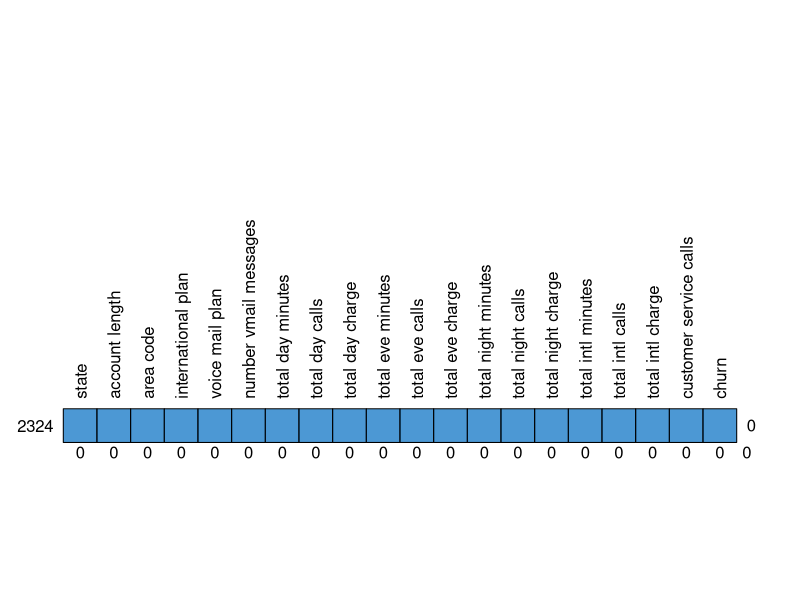
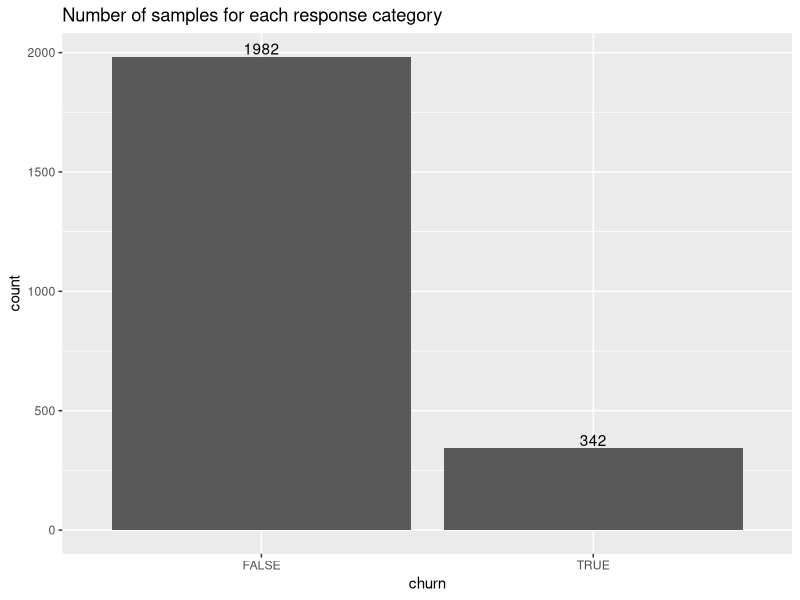
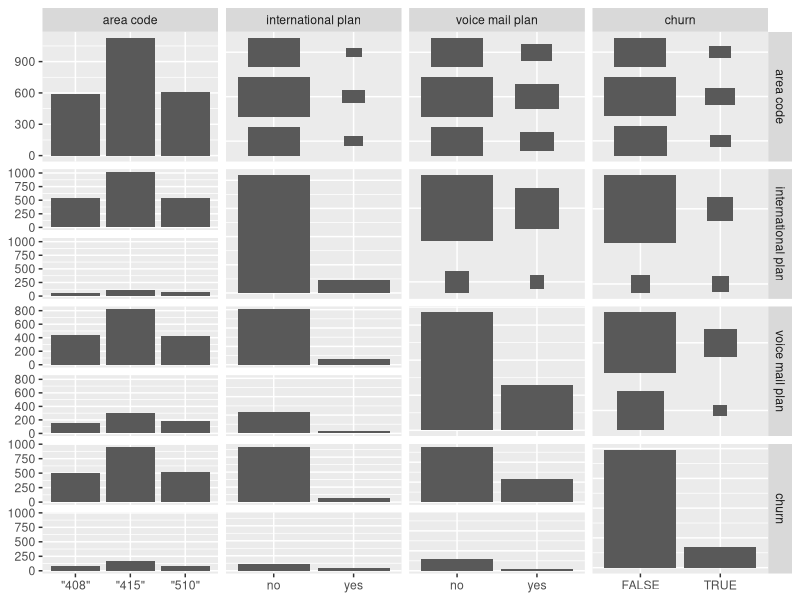
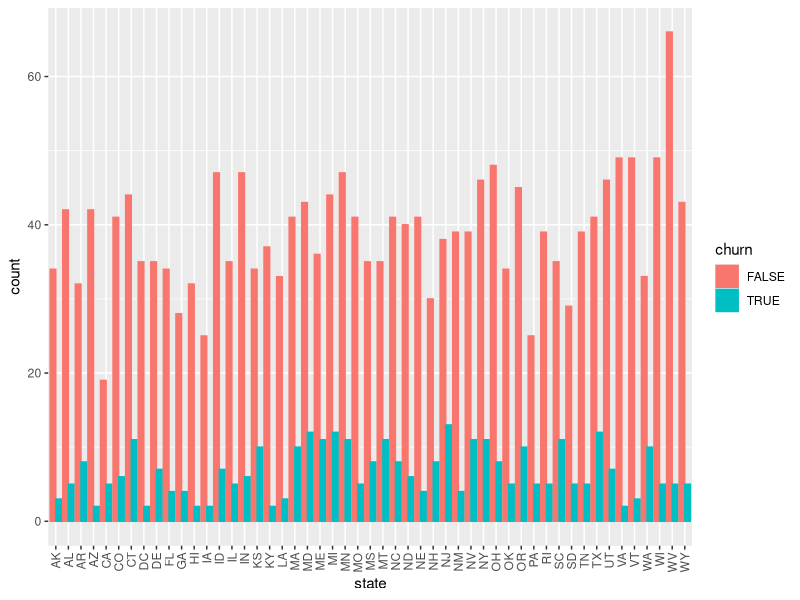
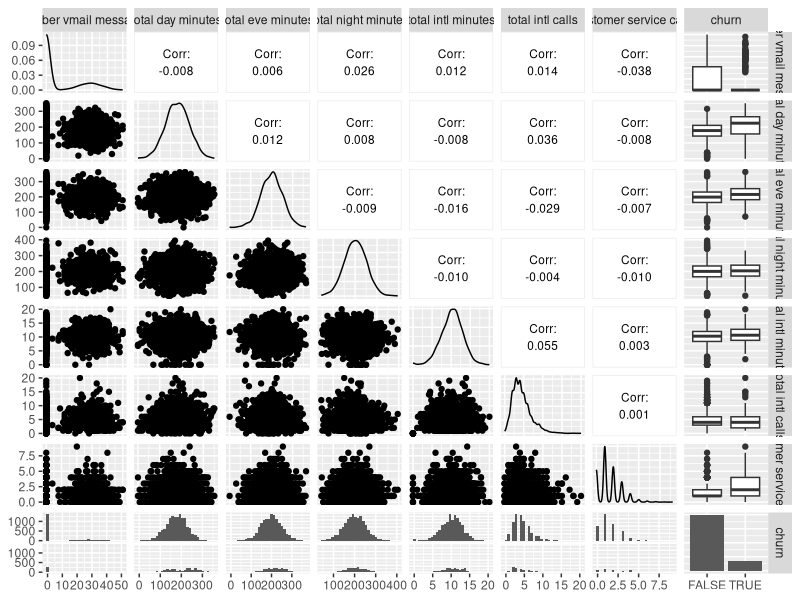
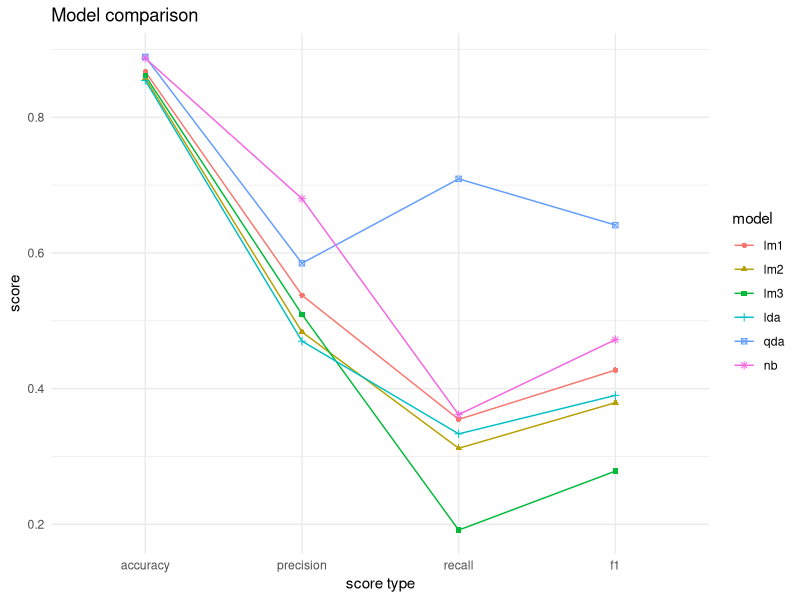

The R script that drew these images, in order:
## ---- chunk 1
knitr::opts_chunk$set(echo = TRUE)
## ---- chunk 2
# read in the data set
library(tidyverse)
data <- read_csv("Customer_telecom.csv")

# split data into train and test sets
set.seed(5544)
split_index <- sample(c(TRUE,FALSE), nrow(data), replace=TRUE, prob=c(0.7, 0.3))
train <- data[split_index,]
test <- data[!split_index,]

# train and test sets seem reasonably unbalanced
table(train$churn)
table(test$churn)
## ---- chunk 3
# take a peak at the data
head(train)

# immediately drop phone number as a predictor
train <- train[,-4]

# check structure of data
str(train)
# change strings into factors
train$state <- factor(train$state)
train$`area code` <- factor(train$`area code`)
train$`international plan` <- factor(train$`international plan`)
train$`voice mail plan` <- factor(train$`voice mail plan`)
# recheck structure of data to make sure factoring worked
str(train)

# check for missing data - NO MISSING DATA!!
library(mice)
md.pattern(train, rotate.names=TRUE)

# check for balance - NOT BALANCED, FALSE=2850, TRUE=483
library(ggplot2)
ggplot(train, aes(x=churn)) +
  geom_bar() +
  geom_text(stat='count', aes(label=..count..), vjust=-0.2) +
  ggtitle("Number of samples for each response category")

# summary statistics to check for any strangeness in the data - NO ISSUES OBSERVED
summary(train)

# let's look at the few categorical predictors
library(GGally)
ggpairs(train[,c(3,4,5,20)], upper = list(continuous = GGally::wrap(ggally_cor,
                                               size = 3,
                                               color ="black",
                                               stars = F)))
# it seems state actually has some predictive capabilities (surprisingly)
# but only a few states are meaningful - it's not worth it to include all 51 states
ggplot(train, aes(x=state, fill=churn, color=churn)) +
  geom_bar(position="dodge") +
  scale_x_discrete(guide = guide_axis(angle = 90))
lm.state <- glm(churn ~ state, data=train, family="binomial")
summary(lm.state)
lm.areacode <- glm(churn ~ `area code`, data=train, family="binomial")
summary(lm.areacode)
# drop state and area code
train <- train[,c(-1,-3)]

# now let's look for correlation between quantitative predictors/response
cor(train[,c(1,4:18)])
# drop uncorrelated categories - account length, day calls, eve calls, night calls
# drop one of the highly correlated pairs - day charge, eve charge, night charge
train <- train[,c(-1,-6,-7,-9,-10,-12,-13,-16)]

# final check of structure - 10 predictors, 1 response
str(train)

# plot the remaining quantitative variables' pairwise correlation
ggpairs(train[,3:10], upper = list(continuous = GGally::wrap(ggally_cor,
                                                            size = 3,
                                                            color ="black",
                                                            stars = F)))
## ---- chunk 4
# model 1: use all the predictors
lm1 <- glm(churn ~ ., data=train, family="binomial")
summary(lm1)
lm1.prob <- predict(lm1, newdata=test, type="response")
lm1.pred <- rep(FALSE, nrow(test))
lm1.pred[lm1.prob > 0.5] <- TRUE
table(lm1.pred, test$churn)
cat("\n")

# a function to compute the accuracy, precision, recall, and F1 scores of a model
score <- function(prediction, actual) {
  accuracy <- mean(prediction == actual)
  cat("Accuracy: ", accuracy, "\n")
  precision <- sum(prediction == TRUE & prediction == actual)/sum(prediction == TRUE)
  cat("Precision: ", precision, "\n")
  recall <- sum(prediction == TRUE & prediction == actual)/sum(actual == TRUE)
  cat("Recall: ", recall, "\n")
  f1 <- 2*precision*recall/(precision+recall)
  cat("F1: ", f1, "\n")
  out <- rep(0,4)
  out[1:4] = c(accuracy, precision, recall, f1)
  return(out)
}

lm1.scores50 <- score(lm1.pred, test$churn)

# adjusting the response threshold to 0.35
lm1.pred <- rep(FALSE, nrow(test))
lm1.pred[lm1.prob > 0.35] <- TRUE
table(lm1.pred, test$churn)
cat("\n")
lm1.scores35 <- score(lm1.pred, test$churn)
## ---- chunk 5
# model 2: remove the least significant predictors
lm2 <- glm(churn ~ . -`number vmail messages` -`total night minutes` -`total intl calls`, data=train, family="binomial")
#summary(lm2)
lm2.prob <- predict(lm2, newdata=test, type="response")
lm2.pred <- rep(FALSE, nrow(test))
lm2.pred[lm2.prob > 0.35] <- TRUE
table(lm2.pred, test$churn)
cat("\n")
lm2.scores35 <- score(lm2.pred, test$churn)

# model 3: only use the most significant predictors
lm3 <- glm(churn ~ `international plan` + `voice mail plan` + `customer service calls`, data=train, family="binomial")
#summary(lm3)
lm3.prob <- predict(lm3, newdata=test, type="response")
lm3.pred <- rep(FALSE, nrow(test))
lm3.pred[lm3.prob > 0.35] <- TRUE
table(lm3.pred, test$churn)
cat("\n")
lm3.scores35 <- score(lm3.pred, test$churn)
## ---- chunk 6
library(MASS)
lda.fit <- lda(churn ~ ., data=train)
#lda.fit
#plot(lda.fit)

lda.prob <- predict(lda.fit, newdata=test)
lda.pred <- rep(TRUE, nrow(test))
lda.pred[lda.prob$posterior[,1] > 0.5] <- FALSE
table(lda.pred, test$churn)
cat("\n")
lda.scores50 <- score(lda.pred, test$churn)

# adjusting the response threshold to 0.65
lda.pred <- rep(TRUE, nrow(test))
lda.pred[lda.prob$posterior[,1] > 0.65] <- FALSE
table(lda.pred, test$churn)
cat("\n")
lda.scores65 <- score(lda.pred, test$churn)
## ---- chunk 7
qda.fit <- qda(churn ~ ., data=train)
#qda.fit

qda.prob <- predict(qda.fit, newdata=test)
qda.pred <- rep(TRUE, nrow(test))
qda.pred[qda.prob$posterior[,1] > 0.5] <- FALSE
table(qda.pred, test$churn)
cat("\n")
qda.scores50 <- score(qda.pred, test$churn)

# adjusting the response threshold to 0.65
qda.pred <- rep(TRUE, nrow(test))
qda.pred[qda.prob$posterior[,1] > 0.65] <- FALSE
table(qda.pred, test$churn)
cat("\n")
qda.scores65 <- score(qda.pred, test$churn)
## ---- chunk 8
library(e1071)
nb.fit <- naiveBayes(churn ~ ., data=train)
#nb.fit

nb.pred <- predict(nb.fit, newdata=test)
table(nb.pred, test$churn)
cat("\n")
nb.scores <- score(nb.pred, test$churn)
## ---- chunk 9
scores <- data.frame(score=c(lm1.scores35, lm2.scores35, lm3.scores35, lda.scores65, qda.scores65, nb.scores),
                      type=c(rep(c("accuracy","precision","recall","f1"),6)),
                      model=c(rep(c("lm1", "lm2", "lm3", "lda", "qda", "nb"),each=4)))

scores$model <- factor(scores$model, levels=c("lm1", "lm2", "lm3", "lda", "qda", "nb"))

ggplot(scores, aes(x=factor(type), y=score, group=model, color=model, shape=model)) +
  geom_line() +
  geom_point() +
  scale_x_discrete(limits=c("accuracy","precision","recall","f1")) +
  xlab("score type") +
  ggtitle("Model comparison") +
  theme_minimal()
## ---- chunk 10
# interpret output of best model (QDA)
qda.fit
cat("\n")
table(qda.pred, test$churn)
cat("\n")
results <- score(qda.pred, test$churn)
